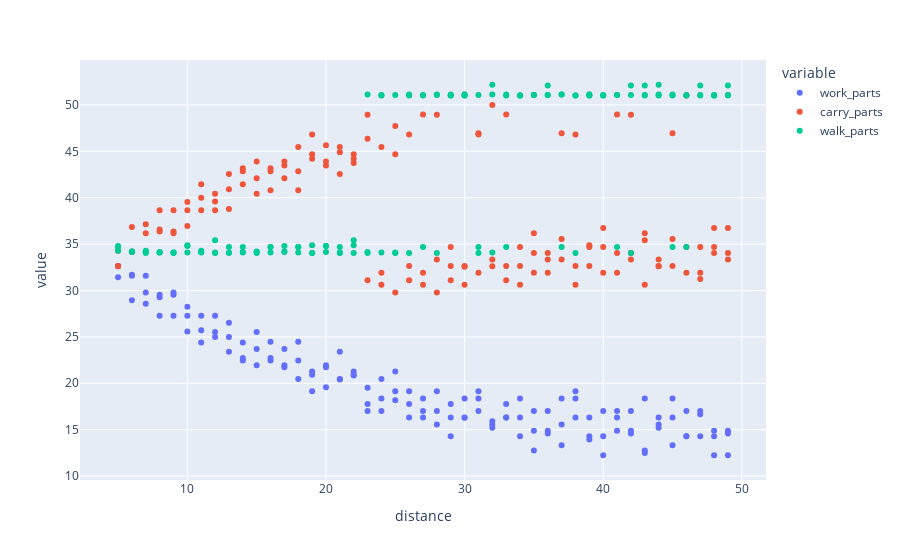

Notebook code for this chart:
### Code cell
fig.show()

### Figure 1 — Plotly figure (JSON) as saved in the notebook; plotly's stock layout.template omitted (floating-point values rounded to 4 significant figures; data arrays with more than 128 entries replaced by an {"elided": "..."} marker saying what was removed)
{"data": [{"hovertemplate": "variable=work_parts<br>distance=%{x}<br>value=%{y}<extra></extra>", "legendgroup": "work_parts", "marker": {"color": "#636efa", "symbol": "circle"}, "mode": "markers", "name": "work_parts", "orientation": "v", "showlegend": true, "type": "scatter", "x": {"elided": "135 int values"}, "xaxis": "x", "y": {"elided": "135 float values"}, "yaxis": "y"}, {"hovertemplate": "variable=carry_parts<br>distance=%{x}<br>value=%{y}<extra></extra>", "legendgroup": "carry_parts", "marker": {"color": "#EF553B", "symbol": "circle"}, "mode": "markers", "name": "carry_parts", "orientation": "v", "showlegend": true, "type": "scatter", "x": {"elided": "135 int values"}, "xaxis": "x", "y": {"elided": "135 float values"}, "yaxis": "y"}, {"hovertemplate": "variable=walk_parts<br>distance=%{x}<br>value=%{y}<extra></extra>", "legendgroup": "walk_parts", "marker": {"color": "#00cc96", "symbol": "circle"}, "mode": "markers", "name": "walk_parts", "orientation": "v", "showlegend": true, "type": "scatter", "x": {"elided": "135 int values"}, "xaxis": "x", "y": {"elided": "135 float values"}, "yaxis": "y"}], "layout": {"legend": {"title": {"text": "variable"}, "tracegroupgap": 0}, "margin": {"t": 60}, "xaxis": {"anchor": "y", "domain": [0, 1], "title": {"text": "distance"}}, "yaxis": {"anchor": "x", "domain": [0, 1], "title": {"text": "value"}}}}
